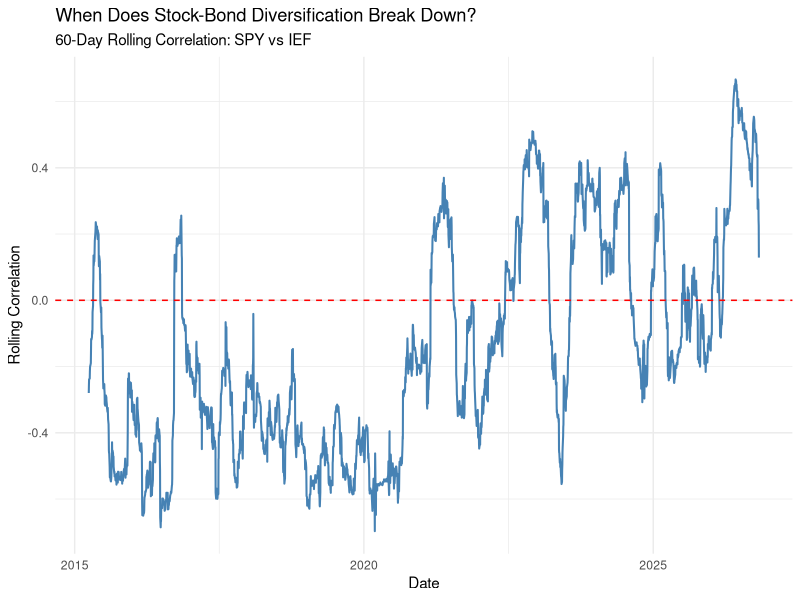
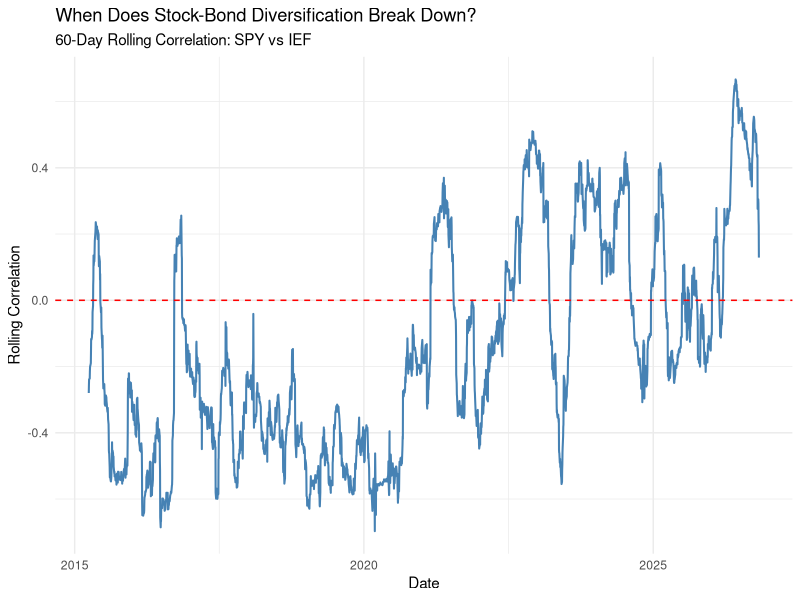

The R script that drew these images, in order:
# Project: When Diversification Fails
# Step 15: 60-day rolling stock-bond correlation

library(tidyverse)

# Load daily returns
returns <- read.csv("Data/daily_returns.csv")

# Calculate rolling correlations
rolling_corr <- returns %>%
  mutate(
    Date = as.Date(Date),
    Rolling_Correlation = sapply(
      seq_len(n()),
      function(i) {
        if (i < 60) {
          return(NA_real_)
        }
        
        cor(
          SPY_return[(i - 59):i],
          IEF_return[(i - 59):i]
        )
      }
    )
  ) %>%
  drop_na(Rolling_Correlation)

# Create visualization
ggplot(rolling_corr,
       aes(x = Date, y = Rolling_Correlation)) +
  geom_line(color = "steelblue", linewidth = 0.7) +
  geom_hline(
    yintercept = 0,
    linetype = "dashed",
    color = "red"
  ) +
  labs(
    title = "When Does Stock-Bond Diversification Break Down?",
    subtitle = "60-Day Rolling Correlation: SPY vs IEF",
    x = "Date",
    y = "Rolling Correlation"
  ) +
  theme_minimal()

# Step 16: Save rolling correlation graph

ggsave(
  filename = "Figures/rolling_correlation.png",
  width = 10,
  height = 6,
  dpi = 300
)
